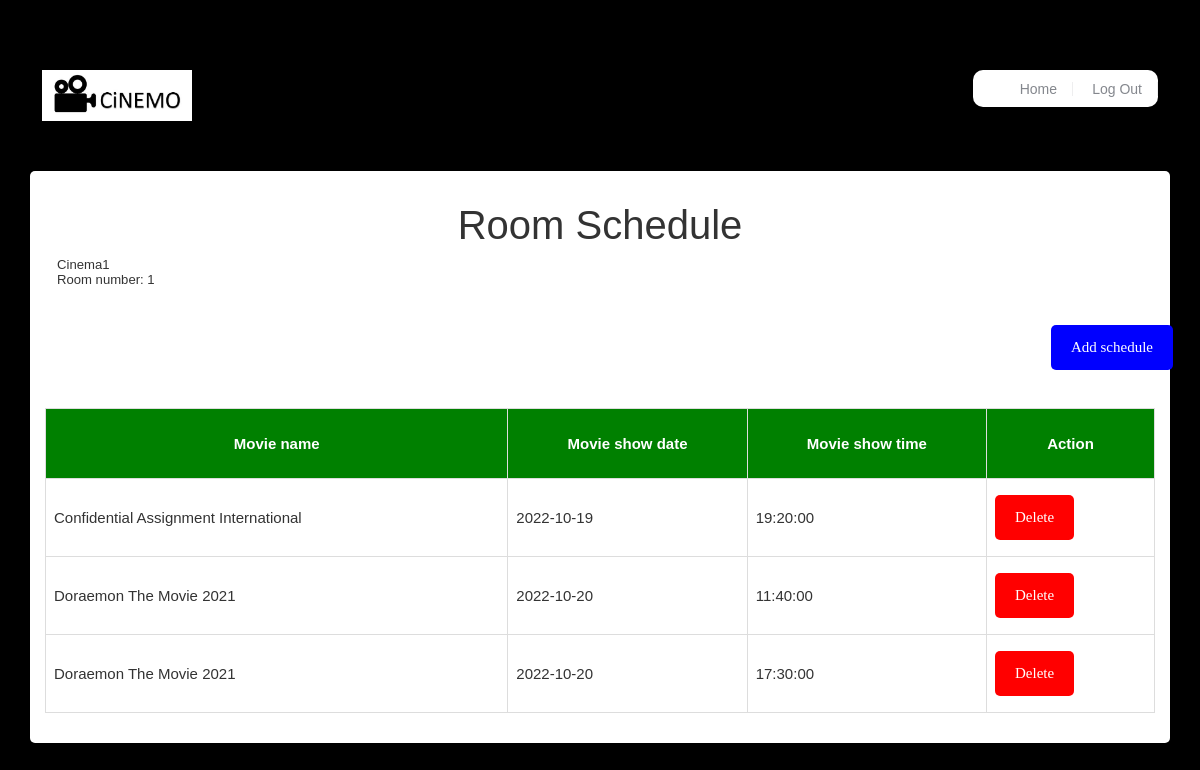
/admin/room_schedule_list.php?id=1 (signed in), run on an earlier commit of the app's database.
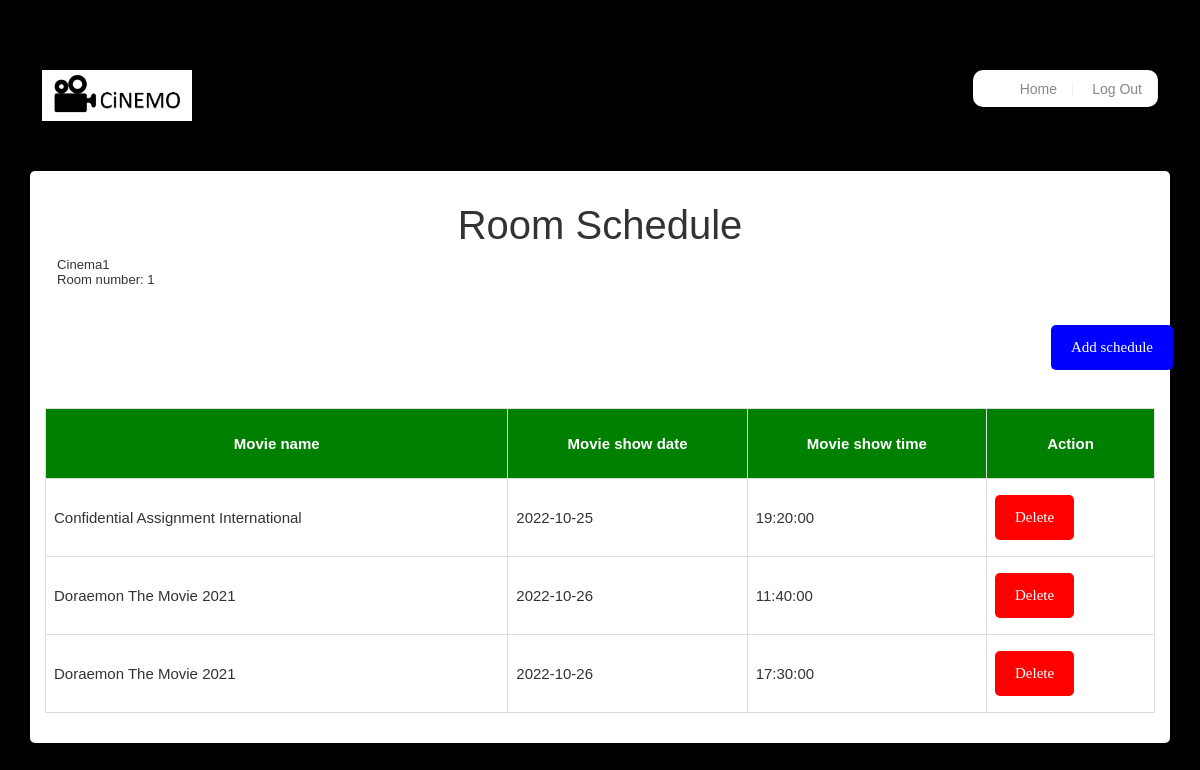
And on a later commit of the database.
### tables this page shows
CREATE TABLE `theater_room` (
  `theater_room_id` int(30) NOT NULL,
  `cinema_id` int(30) NOT NULL,
  `room_number` int(30) NOT NULL,
  `room_type` enum('2D','3D','IMAX') NOT NULL
);

CREATE TABLE `cinema` (
  `cinema_id` int(30) NOT NULL,
  `cinema_name` varchar(30) NOT NULL,
  `location` varchar(255) NOT NULL
);

CREATE TABLE `room_schedule` (
  `room_schedule_id` int(30) NOT NULL,
  `theater_room_idd` int(30) NOT NULL,
  `movie_idd` int (30) NOT NULL,
  `movie_showdate` date NOT NULL,
  `movie_showtime` time NOT NULL,
  `seats_booked` varchar(255)

);

CREATE TABLE `movies` (
  `movie_id` int(30) NOT NULL,
  `title` text NOT NULL,
  `Genre` text NOT NULL,
  `cover_img` text NOT NULL,
  `duration` float NOT NULL,
  `description` text NOT NULL,
  `release_date` date NOT NULL
);

### admin/room_schedule_list.php (the view, shortened to what this page needs)
<?php
require_once "../db_connect.php";
$theater_room_id = $_GET['id'];
$schedule = "SELECT theater_room.theater_room_id,room_schedule.*,movies.movie_id,movies.title FROM room_schedule JOIN theater_room,movies
WHERE theater_room.theater_room_id = room_schedule.theater_room_idd AND room_schedule.movie_idd = movies.movie_id AND room_schedule.theater_room_idd = $theater_room_id
ORDER BY room_schedule.movie_showdate";
$result = mysqli_query($conn, $schedule);
$room = "SELECT * FROM cinema JOIN theater_room
WHERE theater_room.theater_room_id = $theater_room_id AND cinema.cinema_id = theater_room.cinema_id";
$result2 = mysqli_query($conn, $room);
?>
<!DOCTYPE html>
<html lang="en">
<head>
    <link href="https://cdn.jsdelivr.net/npm/bootstrap@5.2.1/dist/css/bootstrap.min.css" rel="stylesheet">
    <link rel="stylesheet" href="../css/style.css">
</head>
<div id="site-content">
    <header class="site-header">
        <div class="container">
            <a href="#" id="branding">
                <img src="../images/Cinemo Logo.JPG" alt="logo" class="logo" width="150">
            </a>
            <div class="main-navigation">
                <ul class="menu">
                    <li class="menu-item"><a href="home.php">Home</a></li>
                    <li class="menu-item"><a href="../signout.php">Log Out</a></li>
                </ul>
            </div>
    </header>
</div>
<main class="main-content">
    <div class="container">
        <div class="page">
            <div class="row">
                <div class="title">
                    <h1 class="w3-center">Room Schedule</h1>
                </div>
                <small><?php while ($r = mysqli_fetch_array($result2)) {
                                    echo $r['cinema_name']; ?></small>
                <small>Room number: <?php echo $r['room_number'];
                                } ?></small>
                <div class="btn-addcinema">
                    <button name="" value="" onclick="location.href='room_schedule_add.php?id=<?php echo $theater_room_id ?>'">Add schedule</button>
                </div>
                <table>
                    <thead>
                        <th class="text-center">Movie name</th>
                        <th class="text-center">Movie show date</th>
                        <th class="text-center">Movie show time</th>
                        <th colspan="3" class="text-center">Action</th>
                    </thead>
                    <?php
                    while ($rows = mysqli_fetch_array($result)) {
                    ?>
                        <tr>
                            <td>
                                <?php echo $rows['title']; ?>
                            </td>
                            <td>
                                <?php echo $rows['movie_showdate'] ?>
                            </td>
                            <td>
                                <?php echo $rows['movie_showtime'] ?>
                            </td>
                            <td>
                                <button class="delete" type="button" name="" value="" onclick="location.href='room_schedule_del.php?id=<?php echo $rows['room_schedule_id'] ?>'">Delete</a>
                            </td>
                        </tr>
                    <?php
                    }
                    ?>
                </table>
            </div>
        </div>
    </div>
</main>
</html>

### css/style.css (style rules this page uses)
.title { font-family: sans-serif; }
button { background-color: blue; color: white; font-family: "montserrat"; padding: 14px 20px; margin: 8px 0; border: none; border-radius: 5px; cursor: pointer; max-width: 200px; }
.main-content .container { position: center; background: white; top: 50%; left: 50%; border-radius: 5px; padding-left: 10px; padding: 30px; width: auto; height: auto; }
.site-header { padding: 50px 0; *zoom: 1; }
.site-header:after { content: " "; clear: both; display: block; overflow: hidden; height: 0; }
.main-navigation { float: right; background: white; border-radius: 10px; }
.main-navigation .menu-toggle, .main-navigation .menu, .main-navigation .search-form { display: inline-block; vertical-align: middle; }
.main-navigation .menu { list-style: none; margin: 0; }
@media screen and (min-width: 991px) { .main-navigation .menu { display: inline-block !important; } }
.main-navigation .menu-item { display: inline-block; padding: 10px 0; }
.main-navigation .menu-item a { padding: 0 15px; display: inline-block; color: #84878d; font-size: 14px; font-size: 0.9333333333em; font-weight: 400; line-height: 1; border-right: 1px solid #eeeeef; text-decoration: none; }
.row { margin-left: -15px; margin-right: -15px; *zoom: 1; }
.row:after { content: " "; clear: both; display: block; overflow: hidden; height: 0; }
.w3-center { text-align: center; }
td, th { border: 1px solid #ddd; padding: 8px; }
th { padding-top: 12px; padding-bottom: 12px; height: 70px; text-align: center; background-color: green; color: white; }
table { width: auto; margin-left: auto; margin-right: auto; }
td { height: 70px; }
.btn-addcinema { margin: 30px; text-align: right; }
.delete { background-color: red; padding: 14px 20px; margin: 8px 0; border: none; cursor: pointer; text-align: right; max-width: 100px; }

What changed in the data, as far as the page shows it:
changed room_schedule "Confidential Assignment International": movie_showdate "2022-10-19" → "2022-10-25"
changed room_schedule (number 2 of 3 on the later page): movie_showdate "2022-10-20" → "2022-10-26"
changed room_schedule (number 3 of 3 on the later page): movie_showdate "2022-10-20" → "2022-10-26"
